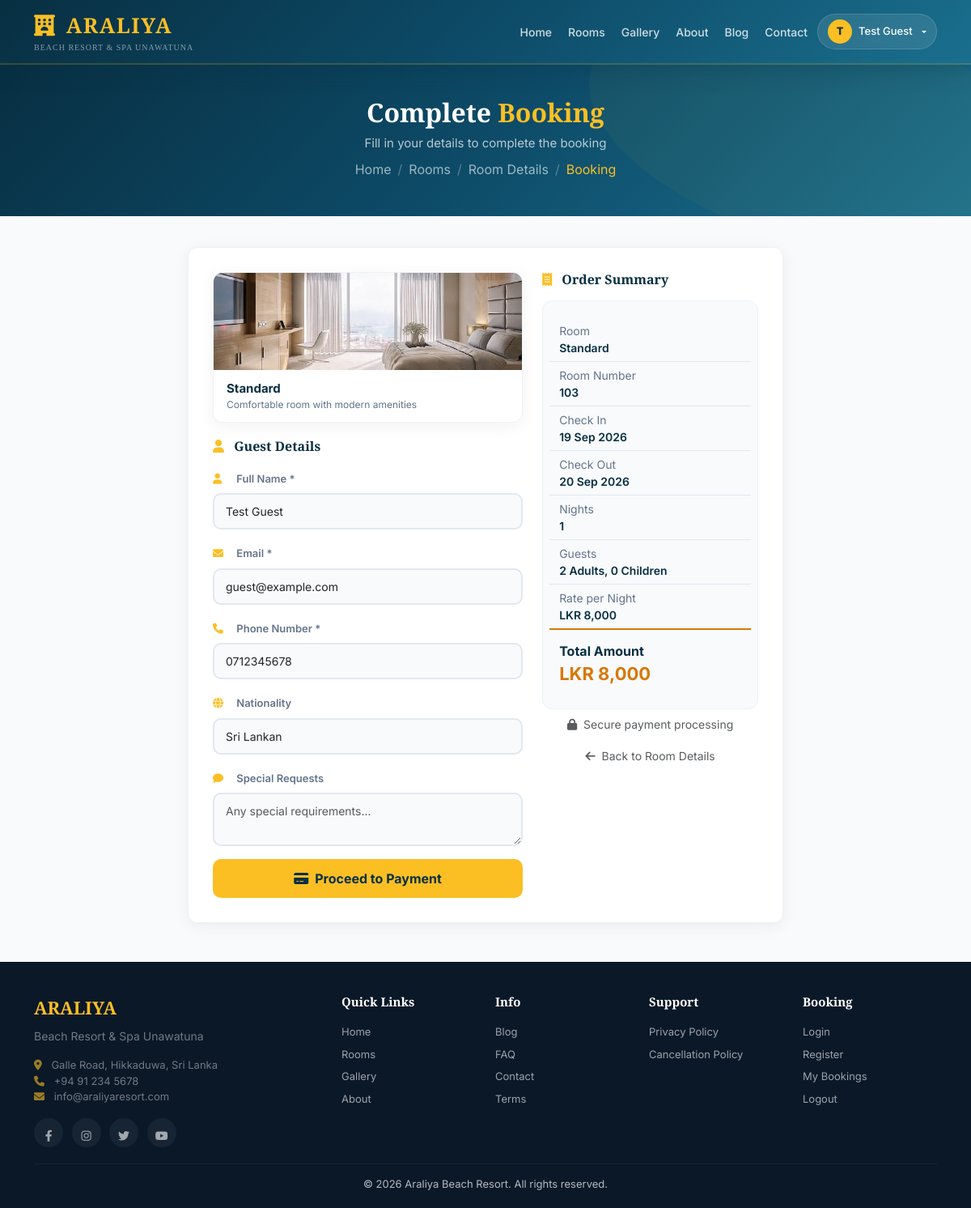
The page /public/booking.php?id=3&check_in=2026-09-19&check_out=2026-09-20&adults=2&children=0 (signed in) on the database its author committed.
### tables this page shows
CREATE TABLE `rooms` (
  `room_id` int(11) NOT NULL,
  `room_number` varchar(10) NOT NULL,
  `room_type` varchar(50) DEFAULT NULL,
  `status` enum('available','occupied','cleaning','maintenance') DEFAULT 'available'
);

CREATE TABLE `online_users` (
  `user_id` int(11) NOT NULL,
  `email` varchar(100) NOT NULL,
  `password` varchar(255) NOT NULL,
  `full_name` varchar(100) NOT NULL,
  `phone` varchar(20) DEFAULT NULL,
  `country` varchar(50) DEFAULT NULL,
  `user_type` enum('guest','travel_agent','admin') DEFAULT 'guest',
  `is_verified` tinyint(1) DEFAULT 0,
  `verification_token` varchar(255) DEFAULT NULL,
  `reset_token` varchar(255) DEFAULT NULL,
  `reset_token_expiry` datetime DEFAULT NULL,
  `created_at` timestamp NOT NULL DEFAULT current_timestamp(),
  `last_login` timestamp NULL DEFAULT NULL
);

CREATE TABLE `hotel_settings` (
  `id` int(11) NOT NULL,
  `hotel_name` varchar(100) NOT NULL,
  `address` text NOT NULL,
  `phone` varchar(20) NOT NULL,
  `tax_percentage` decimal(5,2) DEFAULT 0.00,
  `service_charge_percentage` decimal(5,2) DEFAULT 0.00
);

### public/booking.php (the view, shortened to what this page needs)
<?php
include '../includes/db.php';
$user_id = $_SESSION['online_user_id'];
$user_name = $_SESSION['online_user_name'];
$user_email = $_SESSION['online_user_email'];
$phone_query = $conn->prepare("SELECT phone FROM online_users WHERE user_id = ?");
$phone_query->bind_param("i", $user_id);
$phone_query->execute();
$phone_result = $phone_query->get_result();
$user_data = $phone_result->fetch_assoc();
$user_phone = isset($user_data['phone']) ? $user_data['phone'] : '';
$room_id = isset($_GET['id']) ? intval($_GET['id']) : 0;
$check_in = isset($_GET['check_in']) ? $_GET['check_in'] : date('Y-m-d');
$check_out = isset($_GET['check_out']) ? $_GET['check_out'] : date('Y-m-d', strtotime('+1 day'));
$adults = isset($_GET['adults']) ? intval($_GET['adults']) : 2;
$children = isset($_GET['children']) ? intval($_GET['children']) : 0;
$nights = (strtotime($check_out) - strtotime($check_in)) / (60 * 60 * 24);
$room_query = $conn->prepare("
    SELECT r.*, rt.type_name, rt.base_price, rt.season_price, rt.description as room_desc, rt.image as room_image
    FROM rooms r
    LEFT JOIN room_types rt ON r.room_type = rt.type_name
    WHERE r.room_id = ?
");
$room_query->bind_param("i", $room_id);
$room_query->execute();
$result = $room_query->get_result();
$room = $result->fetch_assoc();
$price = isset($room['base_price']) ? $room['base_price'] : 8000;
$total_price = $price * $nights;
$image_map = array(
    'standard' => 1,
    'deluxe' => 2,
    'suite' => 3,
    'luxury suite' => 4,
    'apartment' => 5,
    'executive' => 6,
    'family' => 7,
    'twin' => 8
);
$room_type_lower = strtolower(trim($room['room_type'] ?? 'standard'));
$image_num = 1;
foreach ($image_map as $key => $num) {
    if (strpos($room_type_lower, $key) !== false) {
        $image_num = $num;
        break;
    }
}
$image_path = 'uploads/rooms/' . $image_num . '.webp';
$hotel = $conn->query("SELECT * FROM hotel_settings LIMIT 1")->fetch_assoc();
$hotel_name = isset($hotel['hotel_name']) ? $hotel['hotel_name'] : 'Araliya Beach Resort';
$hotel_phone = isset($hotel['phone']) ? $hotel['phone'] : '+94 91 234 5678';
$hotel_address = isset($hotel['address']) ? $hotel['address'] : 'Galle Road, Unawatuna, Sri Lanka';
$is_logged_in = isset($_SESSION['online_user_id']) && !empty($_SESSION['online_user_id']);
$logged_in_user = $is_logged_in ? $_SESSION['online_user_name'] : '';
?>
<!DOCTYPE html>
<html lang="en">
<head>
    <link href="https://cdn.jsdelivr.net/npm/bootstrap@5.3.0/dist/css/bootstrap.min.css" rel="stylesheet">
    <link rel="stylesheet" href="https://cdnjs.cloudflare.com/ajax/libs/font-awesome/6.0.0/css/all.min.css">
</head>
<body>
<nav class="navbar navbar-expand-lg navbar-custom">
    <div class="container">
        <a href="index.php" class="brand">
            <i class="fas fa-hotel me-1"></i> ARALIYA
            <span class="brand-sub">Beach Resort &amp; Spa Unawatuna</span>
        </a>
        <div class="collapse navbar-collapse" id="navbarNav">
            <ul class="navbar-nav ms-auto align-items-center gap-1">
                <li class="nav-item"><a href="index.php" class="nav-link">Home</a></li>
                <li class="nav-item"><a href="rooms.php" class="nav-link">Rooms</a></li>
                <li class="nav-item"><a href="gallery.php" class="nav-link">Gallery</a></li>
                <li class="nav-item"><a href="about.php" class="nav-link">About</a></li>
                <li class="nav-item"><a href="blog.php" class="nav-link">Blog</a></li>
                <li class="nav-item"><a href="contact.php" class="nav-link">Contact</a></li>
                <?php if($is_logged_in): ?>
                    <li class="nav-item dropdown">
                        <a href="#" class="user-dropdown dropdown-toggle" data-bs-toggle="dropdown" aria-expanded="false">
                            <span class="user-avatar"><?php echo strtoupper(substr($logged_in_user, 0, 1)); ?></span>
                            <span><?php echo htmlspecialchars($logged_in_user); ?></span>
                        </a>
                    </li>
                <?php else: ?>
                    <li class="nav-item"><a href="login.php" class="nav-link"><i class="fas fa-user me-1"></i> Login</a></li>
                    <li class="nav-item"><a href="register.php" class="btn-book-now-nav"><i class="fas fa-user-plus me-1"></i> Register</a></li>
                <?php endif; ?>
            </ul>
        </div>
    </div>
</nav>
<section class="page-hero">
    <div class="container">
        <h1>Complete <span>Booking</span></h1>
        <p>Fill in your details to complete the booking</p>
        <nav aria-label="breadcrumb">
            <ol class="breadcrumb">
                <li class="breadcrumb-item"><a href="index.php">Home</a></li>
                <li class="breadcrumb-item"><a href="rooms.php">Rooms</a></li>
                <li class="breadcrumb-item"><a href="room-details.php?id=<?php echo $room_id; ?>">Room Details</a></li>
                <li class="breadcrumb-item active">Booking</li>
            </ol>
        </nav>
    </div>
</section>
<section class="py-2">
    <div class="container">
        <div class="row">
            <div class="col-lg-8 mx-auto">
                <div class="booking-card">
                    <div class="row">
                        <div class="col-lg-7">
                            <div class="room-preview">
                                <div class="image">
                                    <?php if(!empty($image_path) && file_exists($image_path)): ?>
                                        <img src="<?php echo $image_path; ?>" alt="<?php echo htmlspecialchars($room['room_type'] ?? 'Room'); ?>">
                                    <?php else: ?>
                                        <div class="placeholder">
                                            <i class="fas fa-hotel"></i>
                                        </div>
                                    <?php endif; ?>
                                </div>
                                <div class="info">
                                    <div class="name"><?php echo htmlspecialchars($room['room_type'] ?? 'Standard Room'); ?></div>
                                    <div class="desc"><?php echo htmlspecialchars($room['room_desc'] ?? 'Comfortable room with modern amenities'); ?></div>
                                </div>
                            </div>
                            <form method="POST" action="">
                                <h6 class="fw-bold mb-3"><i class="fas fa-user me-2" style="color: var(--gold);"></i> Guest Details</h6>
                                <div class="mb-3">
                                    <label class="form-label"><i class="fas fa-user me-2"></i> Full Name *</label>
                                    <input type="text" name="guest_name" class="form-control" value="<?php echo htmlspecialchars($user_name); ?>" required>
                                </div>
                                <div class="mb-3">
                                    <label class="form-label"><i class="fas fa-envelope me-2"></i> Email *</label>
                                    <input type="email" name="guest_email" class="form-control" value="<?php echo htmlspecialchars($user_email); ?>" required>
                                </div>
                                <div class="mb-3">
                                    <label class="form-label"><i class="fas fa-phone me-2"></i> Phone Number *</label>
                                    <input type="text" name="guest_phone" class="form-control" value="<?php echo htmlspecialchars($user_phone); ?>" placeholder="0712345678" required>
                                </div>
                                <div class="mb-3">
                                    <label class="form-label"><i class="fas fa-globe me-2"></i> Nationality</label>
                                    <select name="guest_nationality" class="form-select">
                                        <option value="Sri Lankan">Sri Lankan</option>
                                    </select>
                                </div>
                                <div class="mb-3">
                                    <label class="form-label"><i class="fas fa-comment me-2"></i> Special Requests</label>
                                    <textarea name="special_requests" class="form-control" rows="2" placeholder="Any special requirements..."></textarea>
                                </div>
                                <button type="submit" class="btn-book">
                                    <i class="fas fa-credit-card"></i> Proceed to Payment
                                </button>
                            </form>
                        </div>
                        <div class="col-lg-5">
                            <h6 class="fw-bold mb-3"><i class="fas fa-receipt me-2" style="color: var(--gold);"></i> Order Summary</h6>
                            <div class="summary-box">
                                <div class="row">
                                    <span class="label">Room</span>
                                    <span class="value"><?php echo htmlspecialchars($room['type_name'] ?? 'Standard'); ?></span>
                                </div>
                                <div class="row">
                                    <span class="label">Room Number</span>
                                    <span class="value"><?php echo $room['room_number'] ?? 'N/A'; ?></span>
                                </div>
                                <div class="row">
                                    <span class="label">Check In</span>
                                    <span class="value"><?php echo date('d M Y', strtotime($check_in)); ?></span>
                                </div>
                                <div class="row">
                                    <span class="label">Check Out</span>
                                    <span class="value"><?php echo date('d M Y', strtotime($check_out)); ?></span>
                                </div>
                                <div class="row">
                                    <span class="label">Nights</span>
                                    <span class="value"><?php echo $nights; ?></span>
                                </div>
                                <div class="row">
                                    <span class="label">Guests</span>
                                    <span class="value"><?php echo $adults; ?> Adults, <?php echo $children; ?> Children</span>
                                </div>
                                <div class="row" style="border-bottom: 2px solid var(--gold-dark);">
                                    <span class="label">Rate per Night</span>
                                    <span class="value">LKR <?php echo number_format($price, 0); ?></span>
                                </div>
                                <div class="row mt-2">
                                    <span class="fw-bold" style="font-size: 16px;">Total Amount</span>
                                    <span class="fw-bold" style="color: var(--gold-dark); font-size: 22px;">LKR <?php echo number_format($total_price, 0); ?></span>
                                </div>
                            </div>
                            <p class="text-muted text-center mt-2 small">
                                <i class="fas fa-lock me-1"></i> Secure payment processing
                            </p>
                            <div class="text-center mt-2">
                                <a href="room-details.php?id=<?php echo $room_id; ?>" class="text-muted text-decoration-none small">
                                    <i class="fas fa-arrow-left me-1"></i> Back to Room Details
                                </a>
                            </div>
                        </div>
                    </div>
                </div>
            </div>
        </div>
    </div>
</section>
<footer class="footer">
    <div class="container">
        <div class="row g-4">
            <div class="col-lg-4">
                <div class="brand">ARALIYA</div>
                <p style="font-size: 14px; opacity: 0.6; margin-top: 8px;">Beach Resort &amp; Spa Unawatuna</p>
                <p style="font-size: 13px; opacity: 0.6;">
                    <i class="fas fa-map-marker-alt me-2" style="color: var(--gold);"></i> <?php echo $hotel_address; ?><br>
                    <i class="fas fa-phone me-2" style="color: var(--gold);"></i> <?php echo $hotel_phone; ?><br>
                    <i class="fas fa-envelope me-2" style="color: var(--gold);"></i> info@araliyaresort.com
                </p>
                <div class="social">
                    <a href="#"><i class="fab fa-facebook-f"></i></a>
                    <a href="#"><i class="fab fa-instagram"></i></a>
                    <a href="#"><i class="fab fa-twitter"></i></a>
                    <a href="#"><i class="fab fa-youtube"></i></a>
                </div>
            </div>
            <div class="col-lg-2 col-6">
                <h5>Quick Links</h5>
                <a href="index.php">Home</a>
                <a href="rooms.php">Rooms</a>
                <a href="gallery.php">Gallery</a>
                <a href="about.php">About</a>
            </div>
            <div class="col-lg-2 col-6">
                <h5>Info</h5>
                <a href="blog.php">Blog</a>
                <a href="faq.php">FAQ</a>
                <a href="contact.php">Contact</a>
                <a href="terms.php">Terms</a>
            </div>
            <div class="col-lg-2 col-6">
                <h5>Support</h5>
                <a href="privacy.php">Privacy Policy</a>
                <a href="#">Cancellation Policy</a>
            </div>
            <div class="col-lg-2 col-6">
                <h5>Booking</h5>
                <a href="login.php">Login</a>
                <a href="register.php">Register</a>
                <?php if($is_logged_in): ?>
                    <a href="my_bookings.php">My Bookings</a>
                    <a href="logout.php">Logout</a>
                <?php endif; ?>
            </div>
        </div>
        <div class="footer-bottom">
            <p class="mb-0">&copy; <?php echo date('Y'); ?> <?php echo $hotel_name; ?>. All rights reserved.</p>
        </div>
    </div>
</footer>
</body>
</html>

### rows shown on the page
rooms: room_type "Standard", room_number "103"
online_users: guest_phone "0712345678"
hotel_settings: address "Galle Road, Hikkaduwa, Sri Lanka", phone "+94 91 234 5678", hotel_name "Araliya Beach Resort"

### other values the page prints
substr($logged_in_user, 0, 1) "T"
$logged_in_user "Test Guest"
$room['room_desc'] "Comfortable room with modern amenities"
$room['type_name'] "Standard"
date('d M Y', strtotime($check_in)) "19 Sep 2026"
date('d M Y', strtotime($check_out)) "20 Sep 2026"
$nights "1"
$adults "2"
$children "0"
$price "8,000"
$total_price "8,000"
